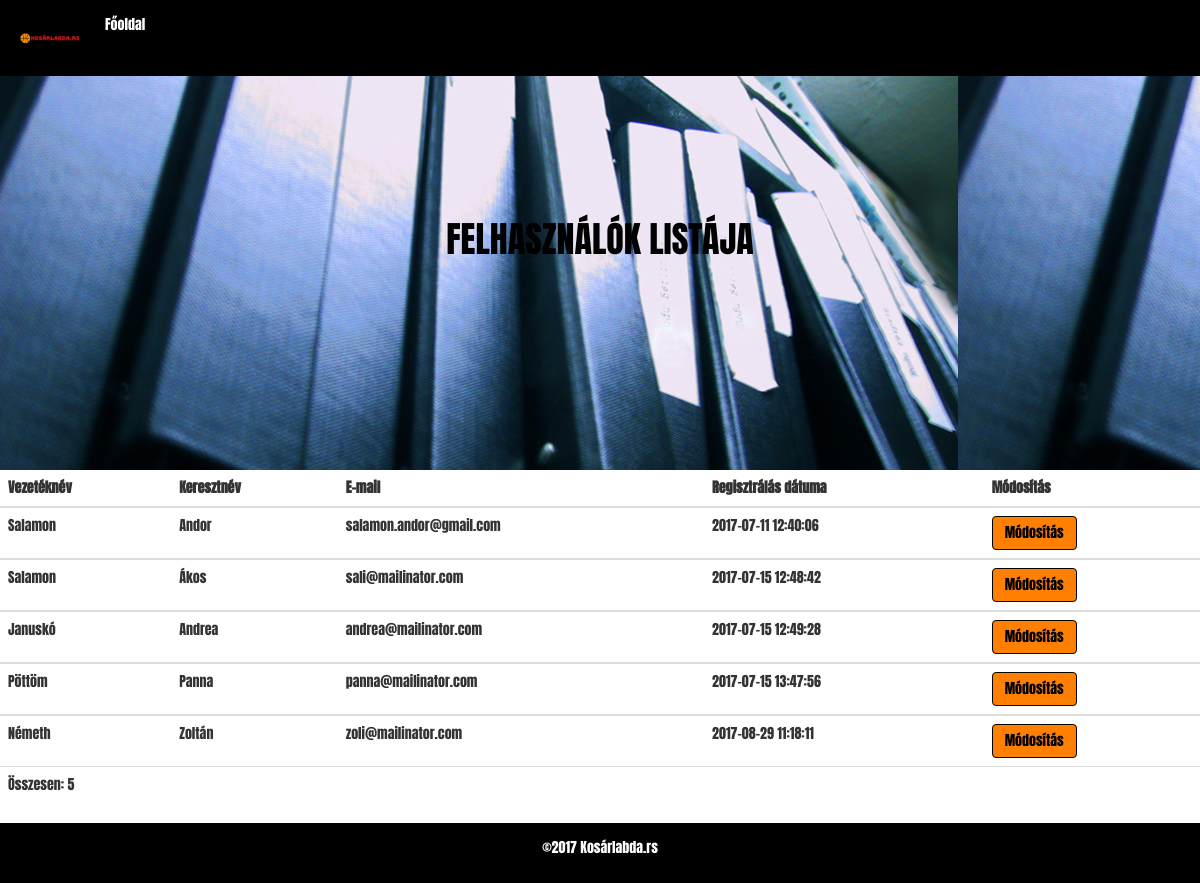
The page /admin_user.php on the database its author committed.
### tables this page shows
CREATE TABLE `users` (
  `id_user` int(11) NOT NULL,
  `first_name` varchar(32) NOT NULL,
  `surname` varchar(32) NOT NULL,
  `email` varchar(32) NOT NULL,
  `password` varchar(40) NOT NULL,
  `datetime` datetime NOT NULL,
  `activation_code` varchar(40) NOT NULL,
  `password_generator` varchar(40) NOT NULL,
  `active` enum('0','1') NOT NULL DEFAULT '0'
);

### admin_user.php (the view, shortened to what this page needs)
<!DOCTYPE html>
<html lang="en">
<head>
    <link href="css/bootstrap.min.css" rel="stylesheet">
    <link href="css/animate.css" rel="stylesheet">
    <link href="css/index.css" rel="stylesheet">
</head>
<body>
<nav class="navbar navbar-default navbar-fixed-top">
    <div class="container-fluid">
        <div class="navbar-header">
            <a class="navbar-header" href=""><img alt="kosarlabda" src="images/kosárlabda.png" class="img-responsive" /></a>
        </div>
        <div class="collapse navbar-collapse" id="navbar">
            <ul class="nav navbar-nav">
                <li><a href="index.php">Főoldal</a></li>
            </ul>
        </div>
    </div>
</nav>
<div class="container orders wow slideInUp">
    <h1>Felhasználók listája</h1>
</div>
<div class="table-responsive orderrows wow slideInUp">
    <table class="table">
        <thead>
        <tr>
            <th>Vezetéknév</th>
            <th>Keresztnév</th>
            <th>E-mail</th>
            <th>Regisztrálás dátuma</th>
            <th>Módosítás</th>
        </tr>
        </thead>
        <?php
        global $connection;
        $sql = "SELECT id_user, first_name, surname, email, datetime FROM users";
        $result = mysqli_query($connection, $sql) or die(mysqli_error($connection));
        if (mysqli_num_rows($result) > 0) {
            while ($record = mysqli_fetch_array($result)) {
                ?>
                <tbody>
                <tr>
                    <td><?php echo $record['surname']; ?></td>
                    <td><?php echo $record['first_name'] ?></td>
                    <td><?php echo $record['email'] ?></td>
                    <td><?php echo $record['datetime'] ?></td>
                    <td>
                        <a class="btn btn-default" href="admin_user2.php?id=<?php echo $record['id_user'] ?>">Módosítás</a>
                    </td>
                </tr>
                </tbody>
                <?php
            }
        }
        ?>
        <tfoot>
        <tr>
            <td colspan="5">Összesen: <?php echo mysqli_num_rows($result); ?></td>
        </tr>
        </tfoot>
    </table>
</div>
<footer class="footer">
    <div class="container">
        <p class="text-center">&copy;2017 Kosárlabda.rs</p>
    </div>
</footer>
</body>
</html>

### css/index.css (style rules this page uses)
body { font-family: 'Anton', sans-serif; }
.container-fluid > .navbar-header > a > img { width: 75px; height: 75px; }
.navbar-default { background-color: #000000; border-color: #000000; }
.navbar-default .navbar-nav > li > a { color: #ffffff; }
.btn { background-color: #ff7f00; color: #000000; border-color: #000000; }
.footer { background-color: #000000; color: #ffffff; padding: 15px; }
.orders { padding: 200px 15px; text-align: center; background-image: url("damned-administration-1501134.jpg"); width: 100%; }
.orders > h1 { color: #000000; text-transform: uppercase; }

### rows shown on the page
users: surname "Salamon", first_name "Andor", email "salamon.andor@gmail.com", datetime "2017-07-11 12:40:06"
users: surname "Salamon", first_name "Ákos", email "sali@mailinator.com", datetime "2017-07-15 12:48:42"
users: surname "Januskó", first_name "Andrea", email "andrea@mailinator.com", datetime "2017-07-15 12:49:28"
users: surname "Pöttöm", first_name "Panna", email "panna@mailinator.com", datetime "2017-07-15 13:47:56"
users: surname "Németh", first_name "Zoltán", email "zoli@mailinator.com", datetime "2017-08-29 11:18:11"

### other values the page prints
mysqli_num_rows($result) "5"
